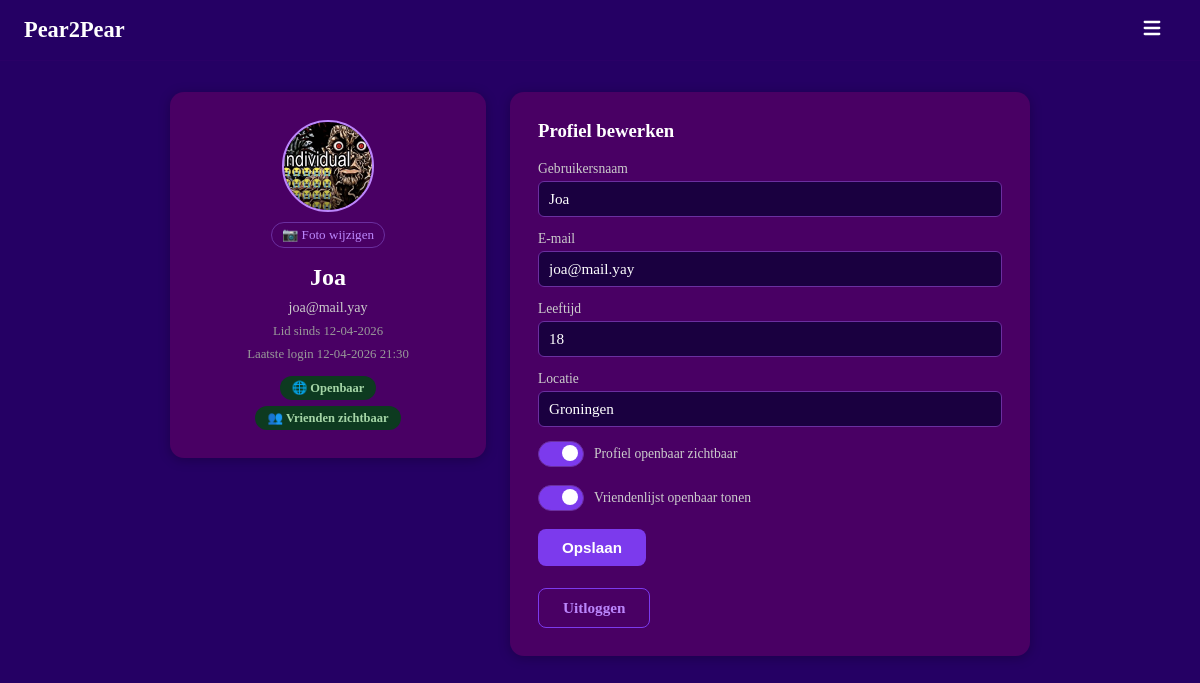
/account (signed in), run on the app's committed database.
### models.py (models this page shows, shortened)
class User(UserMixin, db.Model):
    __tablename__ = "users"
    id            = db.Column(db.Integer, primary_key=True)
    username      = db.Column(db.String(30),  unique=True, nullable=False, index=True)
    email         = db.Column(db.String(120), unique=True, nullable=False, index=True)
    password_hash = db.Column(db.String(256), nullable=False)
    created_at    = db.Column(db.DateTime, default=datetime.utcnow, nullable=False)
    last_login    = db.Column(db.DateTime, default=datetime.utcnow, nullable=False)
    age            = db.Column(db.Integer,     nullable=True)
    avatar         = db.Column(db.String(200),   nullable=True)
    location       = db.Column(db.String(100), nullable=True)
    is_public      = db.Column(db.Boolean, default=True,  nullable=False)
    friends_public = db.Column(db.Boolean, default=False, nullable=False)
    sent_requests     = db.relationship("Friendship", foreign_keys=[Friendship.from_id], backref="from_user", lazy="dynamic")
    received_requests = db.relationship("Friendship", foreign_keys=[Friendship.to_id],   backref="to_user",   lazy="dynamic")
    notifications     = db.relationship("Notification", foreign_keys=[Notification.user_id], backref="owner", lazy="dynamic", order_by=Notification.created_at.desc())
    def pending_received(self):
        reqs = Friendship.query.filter_by(to_id=self.id, status="pending").all()
        return User.query.filter(User.id.in_([r.from_id for r in reqs])).all()
    def unread_message_count(self):
        return Message.query.filter_by(receiver_id=self.id, read=False).count()
    def unread_notification_count(self):
        return Notification.query.filter_by(user_id=self.id, read=False).count()
    def total_inbox_count(self):
        return self.unread_message_count() + self.unread_notification_count()

### main.py (the view, shortened to what this page needs)
    @app.route("/account", methods=["GET", "POST"])
    @login_required
    def account():
        form = EditProfileForm(
            current_user_id=current_user.id,
            data={
                "username":       current_user.username,
                "email":          current_user.email,
                "age":            current_user.age,
                "location":       current_user.location,
                "is_public":      current_user.is_public,
                "friends_public": current_user.friends_public,
            }
        )
        return render_template("account.html", user=current_user, form=form)

### main.py (shortened to what this page needs)
class EditProfileForm(FlaskForm):
    username       = StringField("Gebruikersnaam", validators=[DataRequired(), Length(min=3, max=30)])
    email          = StringField("E-mail",         validators=[DataRequired(), Email()])
    age            = IntegerField("Leeftijd",       validators=[Optional(), NumberRange(min=1, max=120)])
    location       = StringField("Locatie",         validators=[Optional(), Length(max=100)])
    is_public      = BooleanField("Profiel openbaar")
    friends_public = BooleanField("Vriendenlijst openbaar")
    submit         = SubmitField("Opslaan")
    def __init__(self, current_user_id, *args, **kwargs):
        super().__init__(*args, **kwargs)
        self._current_user_id = current_user_id

### templates/account.html (shortened to what this page needs)
{% extends "base.html" %}
{% from "macros.html" import avatar %}
{% block content %}
<div class="account-page">
    <div class="box account-info">
        <div class="center">
            {{ avatar(user, size=88) }}
            <form method="POST" action="/account/avatar" enctype="multipart/form-data" style="margin:10px 0 4px;">
                <label class="avatar-upload-label" title="Profielfoto wijzigen">
                    📷 Foto wijzigen
                </label>
            </form>
            <h2>{{ user.username }}</h2>
            <p>{{ user.email }}</p>
            <p class="account-meta">Lid sinds {{ user.created_at.strftime('%d-%m-%Y') }}</p>
            <p class="account-meta">Laatste login {{ user.last_login.strftime('%d-%m-%Y %H:%M') }}</p>
            <span class="account-badge {% if user.is_public %}badge--public{% else %}badge--private{% endif %}">
                {% if user.is_public %}🌐 Openbaar{% else %}🔒 Privé{% endif %}
            </span>
            {% if user.friends_public %}
            <span class="account-badge badge--public" style="margin-top:6px;">👥 Vrienden zichtbaar</span>
            {% endif %}
        </div>
    </div>
    <div class="box account-edit">
        <h3>Profiel bewerken</h3>
        <form method="POST" action="/account">
            <div class="field">
                {{ form.username.label }}
                {{ form.username() }}
            </div>
            <div class="field">
                {{ form.email.label }}
                {{ form.email() }}
            </div>
            <div class="field">
                {{ form.age.label }}
                {{ form.age(placeholder="Jouw leeftijd") }}
            </div>
            <div class="field">
                {{ form.location.label }}
                {{ form.location(placeholder="Stad, land …") }}
            </div>
            <div class="field toggle-row">
                <label for="is_public" class="toggle-label">
                    <span class="toggle-track"><span class="toggle-thumb"></span></span>
                    Profiel openbaar zichtbaar
                </label>
            </div>
            <div class="field toggle-row">
                <label for="friends_public" class="toggle-label">
                    <span class="toggle-track"><span class="toggle-thumb"></span></span>
                    Vriendenlijst openbaar tonen
                </label>
            </div>
            <div class="field">
                {{ form.submit(class="btn") }}
            </div>
        </form>
        <a href="/logout" class="btn btn--outline" style="margin-top:8px;display:inline-block;">Uitloggen</a>
    </div>
</div>
{% endblock %}

### templates/macros.html
{% macro avatar(user, size=48, cls="") %}
{% if user.avatar %}
<img src="/static/avatars/{{ user.avatar }}"
     alt="{{ user.username }}"
     class="avatar-img {{ cls }}"
     style="width:{{ size }}px;height:{{ size }}px;border-radius:50%;object-fit:cover;border:2px solid #bb86fc;">
{% else %}
<div class="avatar-placeholder {{ cls }}"
     style="width:{{ size }}px;height:{{ size }}px;font-size:{{ (size * 0.42)|int }}px;">
  {{ user.username[0].upper() }}
</div>
{% endif %}
{% endmacro %}

### static/style.css (style rules this page uses)
html, body { height: 100%; margin: 0; background-color: #250064; overflow: hidden; }
h1, h2, h3, p, small, label { color: white; }
a { color: #bb86fc; }
.center { display: flex; text-align: center; flex-direction: column; align-items: center; }
.box { padding: 28px; border-radius: 14px; background-color: #490064; box-shadow: 0 2px 12px rgba(0,0,0,0.25); }
.field { display: flex; flex-direction: column; align-items: flex-start; margin-bottom: 14px; width: 100%; }
.field label { color: #ccc; font-size: 0.85rem; margin-bottom: 4px; }
.field input[type="text"], .field input[type="password"], .field input[type="email"], .field input[type="number"], .field textarea { width: 100%; padding: 8px 10px; border-radius: 6px; border: 1px solid #6b2fa0; background-color: #1a0040; color: white; font-size: 0.95rem; box-sizing: border-box; transition: border-color 0.2s; resize: vertical; font-family: inherit; }
.toggle-row { flex-direction: row; align-items: center; gap: 12px; }
.toggle-label { display: flex; align-items: center; gap: 10px; cursor: pointer; color: #ccc; font-size: 0.9rem; user-select: none; }
.toggle-track { width: 44px; height: 24px; background: #3a006f; border-radius: 999px; position: relative; transition: background 0.25s; flex-shrink: 0; border: 1px solid #6b2fa0; }
.toggle-thumb { position: absolute; top: 3px; left: 3px; width: 16px; height: 16px; border-radius: 50%; background: #888; transition: transform 0.25s, background 0.25s; }
input[type="checkbox"]:checked + .toggle-label .toggle-track { background: #7c3aed; }
input[type="checkbox"]:checked + .toggle-label .toggle-thumb { transform: translateX(20px); background: white; }
.btn { background-color: #7c3aed; color: white; border: none; padding: 10px 24px; border-radius: 8px; cursor: pointer; font-size: 0.95rem; font-weight: 600; transition: background-color 0.2s; text-decoration: none; display: inline-block; }
.btn--outline { background: transparent; border: 1px solid #7c3aed; color: #bb86fc; }
.account-page { display: flex; gap: 24px; align-items: flex-start; width: 80%; max-width: 860px; padding: 32px 0; }
.account-info { width: 260px; flex-shrink: 0; text-align: center; }
.account-info h2 { margin: 12px 0 4px; }
.account-info p { margin: 4px 0; color: #ccc; font-size: 0.88rem; }
.account-meta { color: #999 !important; font-size: 0.8rem !important; }
.account-badge { display: inline-block; margin-top: 10px; padding: 4px 12px; border-radius: 999px; font-size: 0.78rem; font-weight: 600; }
.badge--public { background: #0d3a20; color: #a5d6a7; }
.account-edit { flex: 1; }
.account-edit h3 { margin-top: 0; }
.avatar-img { flex-shrink: 0; }
.avatar-upload-label { display: inline-block; cursor: pointer; color: #bb86fc; font-size: 0.82rem; padding: 4px 10px; border: 1px solid #6b2fa0; border-radius: 999px; transition: background 0.15s; }

### data on the page
User: avatar (picture), username "Joa", email "joa@mail.yay", created_at "12-04-2026", last_login "12-04-2026 21:30", age "18", location "Groningen"
